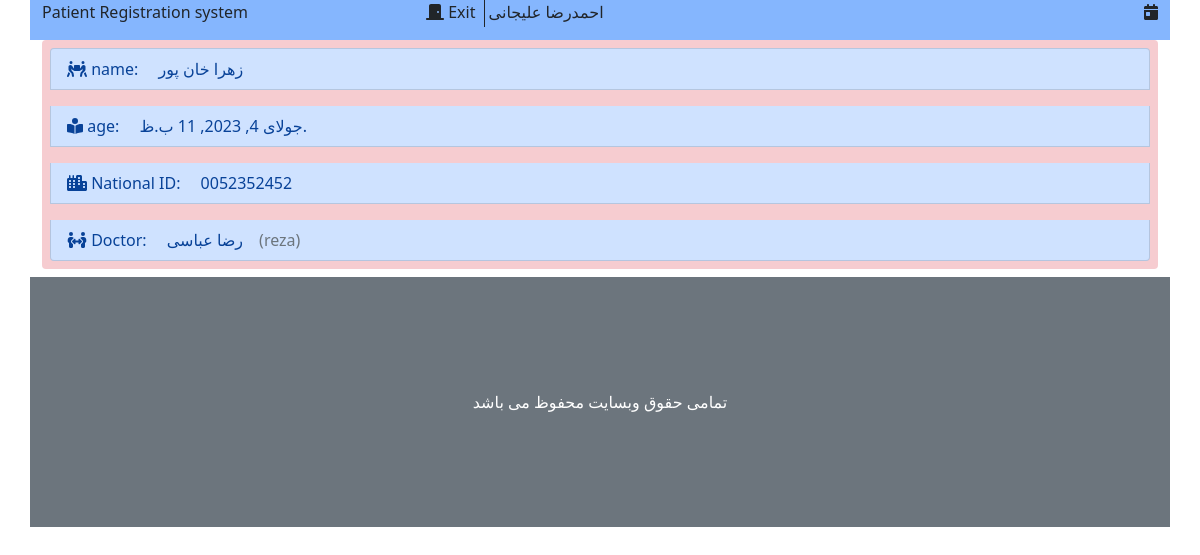
/visit/detail/0052352452/ (signed in), run on the app's committed database.
### account/models.py (models this page shows, shortened)
class profile(models.Model):
    class Meta:
        verbose_name = 'ساخت حساب دکتر'
        verbose_name_plural = 'ساخت حساب دکتر'
    user = models.OneToOneField(User, on_delete=models.CASCADE, verbose_name='حساب کاربری', null=True)
    fullname = models.CharField('نام کامل', max_length=120, default='')
    age = models.IntegerField('سن', null=True)
    city = models.CharField('شهر', max_length=50, null=True)
    phone = models.CharField('تلفن', max_length=12, null=True)
    Secretary, Doctor, AdminSystem = 0, 1, 2
    role_list = [(Secretary, 'منشی (سطح 0)'), (Doctor, 'دکتر (سطح 1)'), (AdminSystem, 'ادمین سیستم (سطح 3)')]
    role = models.IntegerField('سطح دسترسی', choices=role_list, null=True, default=0, blank=True)
    General, Specialist, SuperSpecialist = 0, 1, 2
    deg = [(General, 'عمومی'), (Specialist, 'تخصص'), (SuperSpecialist, 'فوق تخصص')]
    degree = models.IntegerField('درجه تحصیلی', choices=deg, null=True, blank=True)
    title = models.CharField('عنوان دکتر', null=True, max_length=50)
    address = models.TextField('آدرس', null=True)

### visit/models.py (models this page shows, shortened)
class Patient(models.Model):
    class Meta:
        verbose_name = 'بیمار'
        verbose_name_plural = 'بیمار'
    file_number = models.CharField(primary_key=True, max_length=10)
    fullname = models.CharField('نام کامل', max_length=120)
    age = models.DateTimeField('تاریخ تولد', null=True)
    doctor = models.ForeignKey('account.profile', on_delete=models.DO_NOTHING, verbose_name='دکتر')
    phone = models.CharField('تلفن', max_length=11, null=True)

### visit/views.py (the view)
# urls.py: path('detail/<str:fileNumber>/', patient_detail, name='patient_detail'),
@login_required()
def patient_detail(request, fileNumber):
    patient_file = get_object_or_404(Patient, file_number=fileNumber)
    context = {
        'patient': patient_file,
        'date': time_now
    }
    return render(request, 'visit/patient_detail.html', context)

### visit/templates/visit/patient_detail.html (shortened to what this page needs)
{% extends "visit/_base.html" %}
{% load static %}
{% block main %}
    <ul class="list-group bg-danger bg-opacity-25 text-start">
        <li class="list-group-item list-group-item-primary m-2">
            <i class="fa fa-people-carry"></i>
            <span>name: </span>
            <span class="p-2 m-2">{{ patient.fullname }}</span>
        </li>
        <li class="list-group-item list-group-item-primary m-2">
            <i class="fa fa-book-reader"></i>
            <span>age: </span>
            <span class="p-2 m-2">{{ patient.age }}</span>
        </li>
        <li class="list-group-item list-group-item-primary m-2">
            <i class="fa fa-city"></i>
            <span>National ID: </span>
            <span class="p-2 m-2">{{ patient.file_number }}</span>
        </li>
        <li class="list-group-item list-group-item-primary m-2">
            <i class="fa fa-people-arrows"></i>
            <span>Doctor: </span>
            <span class="p-2 m-2">{{ patient.doctor.fullname }}</span><span class="text-muted">({{ patient.doctor.user.username}})</span>
        </li>
    </ul>
{% endblock %}

### visit/templates/visit/_base.html (shortened to what this page needs)
{% load static %}
<!DOCTYPE html>
<html lang="en">
<head>
    <link rel="stylesheet" href="{% static "visit/css/bootstrap.css" %}">
    <link rel="stylesheet" href="{% static "visit/css/all.css" %}">
</head>
<body>
<div class="container">
    <div class="header">
        <div class="row bg-primary bg-opacity-50">
            <div class="col-4 text-start">
                <p class=""><a href="{% url "visit:main_page" %}" class="text-decoration-none text-dark">Patient Registration system</a></p>
            </div>
            <div class="col-4 center-block">
                {% if user.is_authenticated %}
                    <a class="text-decoration-none border-dark border-end p-1 text-dark" href="{% url "account:logout_view" %}">
                        <i class="fa fa-door-closed"></i>
                        Exit
                    </a>
                    {% if user.profile.fullname == ""%}
                        <span class="p-1"> {{ user.get_username }}</span>
                    {% else %}
                        <span class="p-1">{{ user.profile.fullname }}</span>
                    {% endif %}
                {% endif %}
            </div>
            <div class="col-4 text-end">
            <i class="fa fa-calendar-day"></i>
            </div>
        </div>
    </div>
    <div class="content">
        {% block main %}
        {% endblock %}
    </div>
    <div class="footer">
         <div class="row align-items-center bg-secondary my-2" style="height: 250px">
            <span class="text-center text-white">تمامی حقوق وبسایت محفوظ می باشد</span>
         </div>
    </div>
</div>
</body>
</html>

### visit/static/visit/css/all.css (style rules this page uses)
.fa-calendar-day:before { content: "\f783"; }
.fa-city:before { content: "\f64f"; }
.fa-door-closed:before { content: "\f52a"; }
.fa-people-arrows:before { content: "\e068"; }

### data on the page
Patient: fullname "زهرا خان پور", age "جولای 4, 2023, 11 ب.ظ.", file_number "0052352452", doctor.fullname "رضا عباسی", doctor.user.username "reza"

### other printed values
{{ user.profile.fullname }} "احمدرضا علیجانی"
